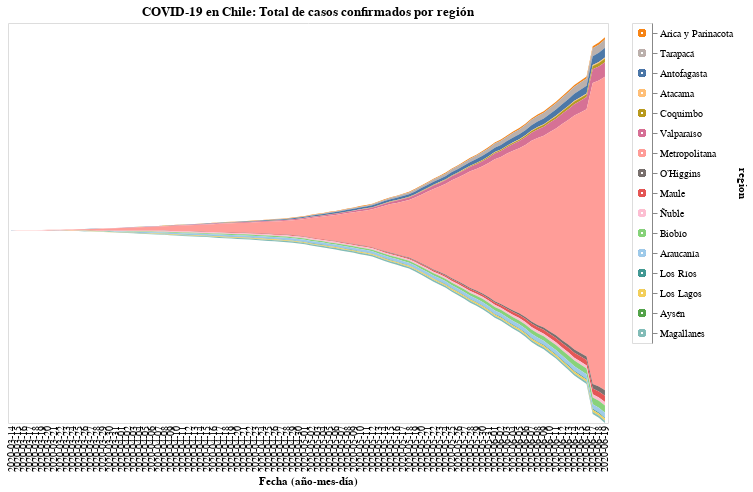

The code cell stored with this chart in its notebook:
### Code cell
#hide
selection2 = alt.selection_multi(fields=['region'], on='mouseover')
color = alt.condition(selection2,
                    alt.Color('region:N', scale=alt.Scale(scheme='tableau20'), legend=None),
                    alt.value('lightgray'))

chart = alt.Chart(data.iloc[176:]).mark_area().encode(
    x=alt.X('date:O', axis=alt.Axis(title='Fecha (año-mes-día)', domain=False, tickSize=0)),
    y=alt.Y('casos', stack="center", axis=None),
    color=color,
    tooltip=['date', 'region', 'casos'],
    order=alt.Order(
    # Sort the segments of the bars by this field
    'codigo region',
    sort='descending'
    )
).properties(
    title='COVID-19 en Chile: Total de casos confirmados por región'
).add_selection(
    selection2
)

legend = alt.Chart(data).mark_point().encode(
    y=alt.Y('region:N', axis=alt.Axis(orient='right'), sort=regiones),
    color=color
).add_selection(
    selection2
)

chart.properties(width=600, height=400) | legend

### Figure 1 — Vega-Lite specification as saved in the notebook (floating-point values rounded to 4 significant figures; data arrays with more than 128 entries replaced by an {"elided": "..."} marker saying what was removed)
{"config": {"view": {"continuousWidth": 400, "continuousHeight": 300}}, "hconcat": [{"data": {"name": "data-07384e32c5139dca2dc2bf9b45c23135"}, "mark": "area", "encoding": {"color": {"condition": {"type": "nominal", "field": "region", "legend": null, "scale": {"scheme": "tableau20"}, "selection": "selector005"}, "value": "lightgray"}, "order": {"type": "quantitative", "field": "codigo region", "sort": "descending"}, "tooltip": [{"type": "nominal", "field": "date"}, {"type": "nominal", "field": "region"}, {"type": "quantitative", "field": "casos"}], "x": {"type": "ordinal", "axis": {"domain": false, "tickSize": 0, "title": "Fecha (año-mes-día)"}, "field": "date"}, "y": {"type": "quantitative", "axis": null, "field": "casos", "stack": "center"}}, "height": 400, "selection": {"selector005": {"type": "multi", "fields": ["region"], "on": "mouseover"}}, "title": "COVID-19 en Chile: Total de casos confirmados por región", "width": 600}, {"data": {"name": "data-dff1f329dd5b460a9344a425fb7fc1c9"}, "mark": "point", "encoding": {"color": {"condition": {"type": "nominal", "field": "region", "legend": null, "scale": {"scheme": "tableau20"}, "selection": "selector005"}, "value": "lightgray"}, "y": {"type": "nominal", "axis": {"orient": "right"}, "field": "region", "sort": ["Arica y Parinacota", "Tarapacá", "Antofagasta", "Atacama", "Coquimbo", "Valparaíso", "Metropolitana", "O’Higgins", "Maule", "Ñuble", "Biobío", "Araucanía", "Los Ríos", "Los Lagos", "Aysén", "Magallanes"]}}, "selection": {"selector005": {"type": "multi", "fields": ["region"], "on": "mouseover"}}}], "$schema": "https://vega.github.io/schema/vega-lite/v4.8.1.json", "datasets": {"data-07384e32c5139dca2dc2bf9b45c23135": {"elided": "1568 records"}, "data-dff1f329dd5b460a9344a425fb7fc1c9": {"elided": "1744 records"}}}
